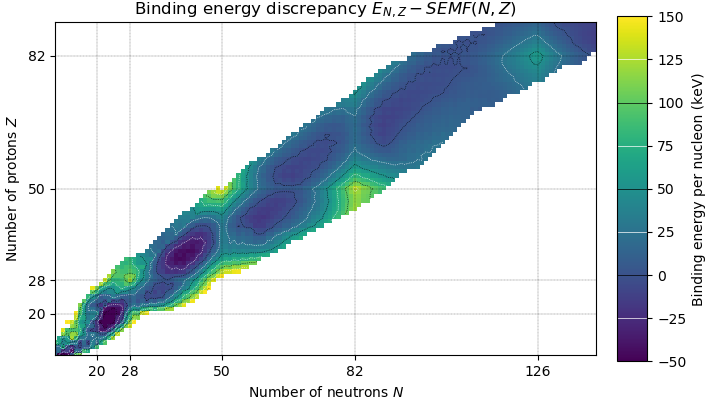

Python code for this plot:
import numpy as np
from matplotlib import pyplot, colors, lines

from drop_data import df, df_dict, binding_per_nucleon
from helpers import grid, grid_data, magic_lines, LINE, LABEL, GRAPH, CONTOUR

df['difference'] = df.E - binding_per_nucleon(df.N, df.Z)

if __name__ == '__main__':
    max_n, max_z = 140, 90
    fig, ax, (N, Z) = grid(max_n, max_z, minor=10, major=20, min_nz=10)
    ax.set_title('Binding energy discrepancy $E_{N,Z} - SEMF(N,Z)$')
    
    data = df_dict('difference')
    E = grid_data(data, N, Z)
    
    minE, maxE = -50, 150
    E[E > 152] = float('nan')
    contours = np.linspace(minE, maxE, (maxE-minE)//25+1)
    contour = ax.contour(E, contours, **CONTOUR)

    E[E < minE] = minE
    E[E > maxE] = maxE

    image = ax.imshow(E, **GRAPH)
    cbar = fig.colorbar(image)
    cbar.ax.set_ylabel('Binding energy per nucleon (keV)')
    cbar.set_ticks(contours)
    cbar.add_lines(contour)

    # MAGIC NUMBERS
    LINE['axes'] = ax

    for i, ((n0, n1), (z0, z1)) in magic_lines(data, +5, data, +5):
        if n0:
            ax.add_line(lines.Line2D((n0, n1), (i, i), **LINE))
            x = n1 if n1 < max_n else n0 
            ax.annotate("$Z={}$".format(i), (x-2, i+0.5), **LABEL)
        if z0:
            ax.add_line(lines.Line2D((i, i), (z0, z1), **LINE))
            ax.annotate("$N={}$".format(i), (i+0.5, max(z0, 10)), **LABEL)

    fig.set_size_inches(7.1, 4)
    pyplot.savefig('drop_discrepancy.png', transparency=True)
